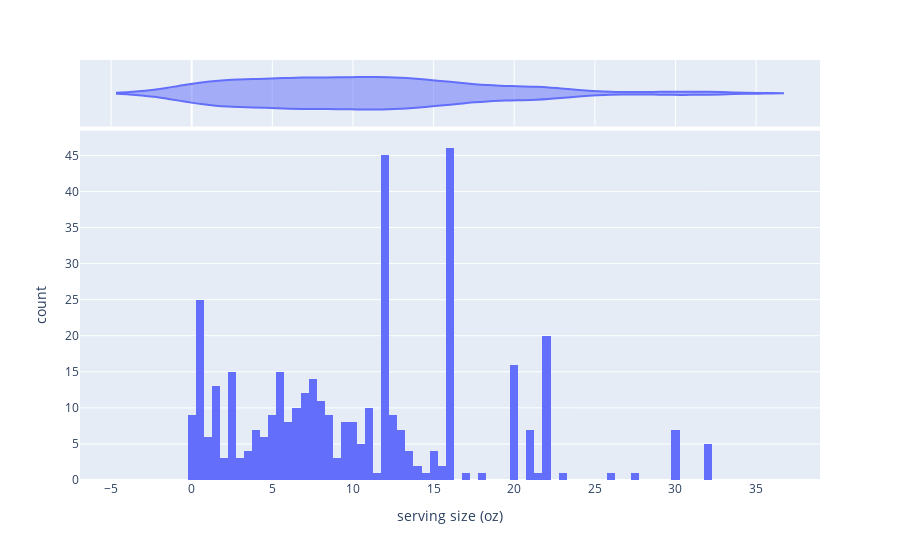

The code cell stored with this chart in its notebook:
### Code cell
fig = px.histogram(df, x='serving size (oz)', nbins=100, marginal='violin')#'rug','box'
fig.show()

### Figure 1 — Plotly figure (JSON) as saved in the notebook; plotly's stock layout.template omitted (floating-point values rounded to 4 significant figures; data arrays with more than 128 entries replaced by an {"elided": "..."} marker saying what was removed)
{"data": [{"alignmentgroup": "True", "bingroup": "x", "hovertemplate": "serving size (oz)=%{x}<br>count=%{y}<extra></extra>", "legendgroup": "", "marker": {"color": "#636efa", "pattern": {"shape": ""}}, "name": "", "nbinsx": 100, "offsetgroup": "", "orientation": "v", "showlegend": false, "type": "histogram", "x": {"elided": "750 float values"}, "xaxis": "x", "yaxis": "y"}, {"alignmentgroup": "True", "hovertemplate": "serving size (oz)=%{x}<extra></extra>", "legendgroup": "", "marker": {"color": "#636efa"}, "name": "", "offsetgroup": "", "scalegroup": "x", "showlegend": false, "type": "violin", "x": {"elided": "750 float values"}, "xaxis": "x2", "yaxis": "y2"}], "layout": {"barmode": "relative", "legend": {"tracegroupgap": 0}, "margin": {"t": 60}, "xaxis": {"anchor": "y", "domain": [0, 1], "title": {"text": "serving size (oz)"}}, "xaxis2": {"anchor": "y2", "domain": [0, 1], "matches": "x", "showgrid": true, "showticklabels": false}, "yaxis": {"anchor": "x", "domain": [0, 0.8316], "title": {"text": "count"}}, "yaxis2": {"anchor": "x2", "domain": [0.8416, 1], "matches": "y2", "showgrid": false, "showline": false, "showticklabels": false, "ticks": ""}}}
